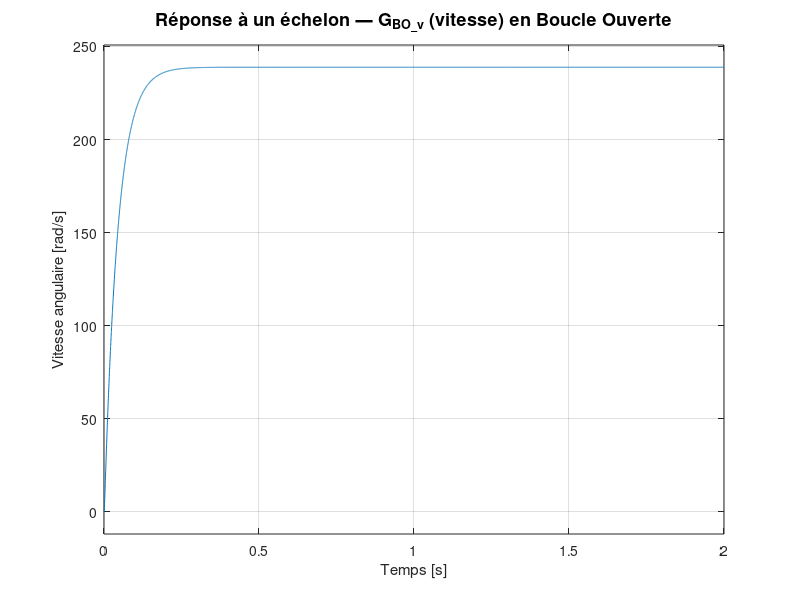
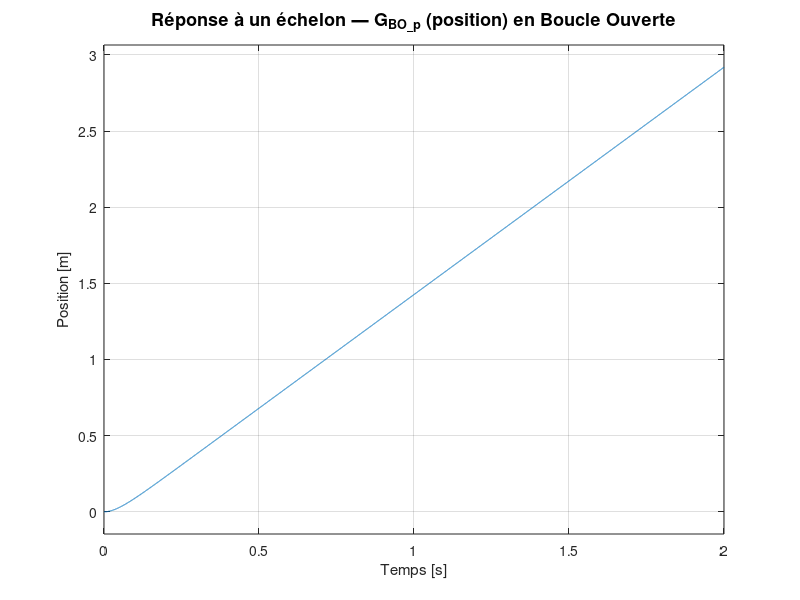
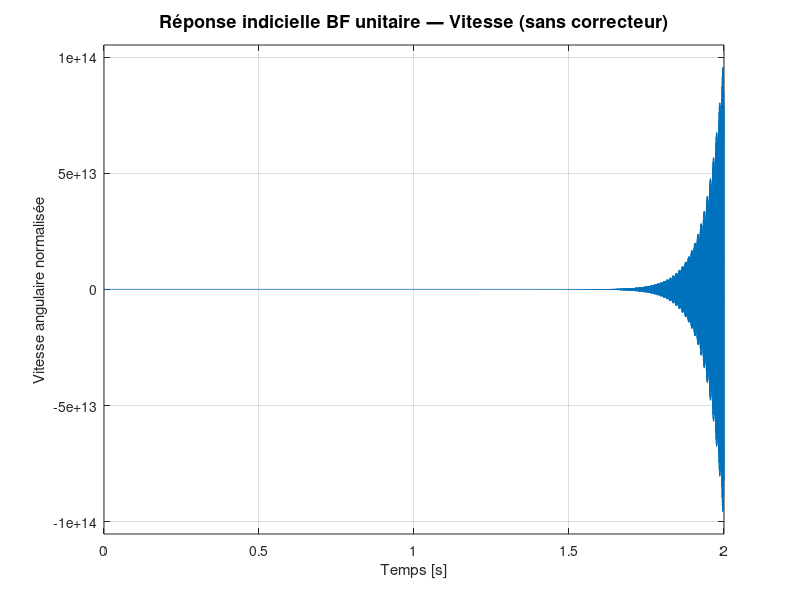
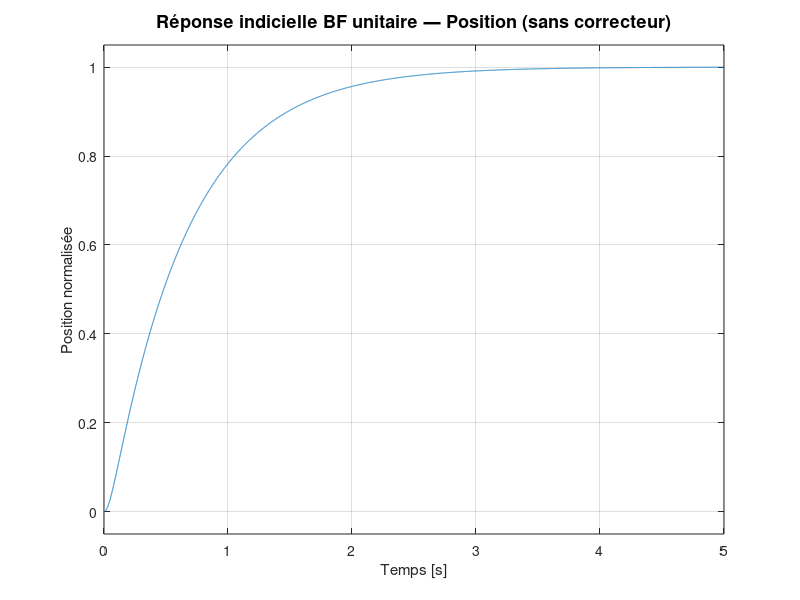

MATLAB code for these plots, in order: (Note: this script raises an error after producing the figures.)
%% GEI1013 — MODULE 3 : Analyse temporelle
%
%  NOTIONS ABORDÉES :
%    - Réponse indicielle en boucle ouverte (BO) et boucle fermée (BF)
%    - Dépassement D%, temps de réponse Ts (5%), temps de montée Tm
%    - Classe du système (nombre d'intégrateurs en BO)
%    - Gain statique Kp (classe 0) et gain de vitesse Kv (classe 1)
%    - Erreur statique à un échelon et erreur de traînage à une rampe
%    - Théorème de la valeur finale
%
%  PRÉREQUIS : Exécuter 01_Modelisation_Systeme/01_modelisation.m d'abord

clear; clc; close all;

fprintf('================================================================\n');
fprintf('  GEI1013 - Module 3 : Analyse temporelle\n');
fprintf('================================================================\n\n');

%% CHARGEMENT DU MODÈLE
if exist('../01_Modelisation_Systeme/modele_systeme.mat', 'file')
    load('../01_Modelisation_Systeme/modele_systeme.mat');
else
    uB=24; Lm=1.577e-3; Rm=1.3; km=0.0742; kv=0.0742;
    Jr=1.558e-4; M=2.5; G=20; r=0.125; Bm=0.0015;
    Cf=300e-6; Lf=50e-6; Rf=100e3; k_elas=50;
    Jm = Jr + M*(r^2)/(G^2);
    s  = tf('s');
    den_filtre = Lf*Cf*s^2 + (Lf/Rf)*s + 1;
    G_conv = uB/den_filtre; Z_conv = (Lf*s)/den_filtre;
    den_mot = (Lm*s+Rm)*(Jm*s+Bm) + km*kv;
    Y_mot = (Jm*s+Bm)/den_mot; G_mot = km/den_mot;
    G_Uc_alpha = minreal(G_conv/(1+Z_conv*Y_mot));
    G_BO_v = minreal(G_mot*G_Uc_alpha);
    G_BO_p = minreal(G_BO_v * (r/(G*s)));
end

%% -----------------------------------------------------------------------
%  SECTION 1 : CLASSE DU SYSTÈME ET ERREURS STATIQUES
%
%  La CLASSE est le nombre d'intégrateurs (1/s^k) dans la boucle ouverte.
%
%  Pour un système en boucle fermée unitaire :
%    T(s) = G(s)/(1+G(s))
%
%  Erreur en régime permanent à un échelon unitaire :
%    ε(∞) = 1 / (1 + lim[s→0] G(s))
%         = 1 / (1 + Kp)     [Kp : gain statique de la BO]
%
%  Classe 0 : Kp = G(0) est FINI  → erreur ≠ 0
%  Classe 1 : G(0) = ∞ (1 pôle en s=0) → erreur = 0 à l'échelon
%             mais erreur à une rampe = 1/Kv, avec Kv = lim[s→0] s·G(s)
% ------------------------------------------------------------------------

fprintf('--- Classe du système et erreurs statiques ---\n\n');

% ----- Boucle vitesse (CLASSE 0) -----
Kp_v = dcgain(G_BO_v);   % Kp = G_BO_v(0)
erreur_stat_v = 1 / (1 + Kp_v);

fprintf('Boucle VITESSE — G_BO_v :\n');
fprintf('  Classe : 0  (pas d''intégrateur en BO)\n');
fprintf('  Gain statique Kp = G_BO_v(0) = %.4f\n', Kp_v);
fprintf('  Erreur statique à un échelon = 1/(1+Kp) = %.2f %%\n', erreur_stat_v*100);
fprintf('  → Un INTÉGRATEUR dans le correcteur est nécessaire pour ε = 0\n\n');

% ----- Boucle position (CLASSE 1) -----
% G_BO_p a un intégrateur 1/s (cinématique), donc G_BO_p(0) = ∞
% On calcule Kv = lim[s→0] s·G_BO_p(s)
s_sym = tf('s');
Kv_p = dcgain(s_sym * G_BO_p);   % Kv = lim[s→0] s·G_BO_p(s)

fprintf('Boucle POSITION — G_BO_p :\n');
fprintf('  Classe : 1  (1 intégrateur cinématique r/(G·s))\n');
fprintf('  Erreur à un échelon de position = 0  (classe ≥ 1)\n');
fprintf('  Gain de vitesse  Kv = lim[s→0]s·G_BO_p(s) = %.4f [1/s]\n', Kv_p);
fprintf('  Erreur de traînage (rampe) = 1/Kv = %.4f m/(m/s)\n\n', 1/Kv_p);

%% -----------------------------------------------------------------------
%  SECTION 2 : RÉPONSE INDICIELLE EN BOUCLE OUVERTE
%
%  On applique un échelon unitaire à l'entrée et on observe la sortie.
%  En BO, il n'y a PAS de rétroaction : le système ne se "corrige" pas.
%
%  Valeur finale (théorème de la valeur finale) :
%    y(∞) = lim[s→0] s · Y(s) = lim[s→0] s · G(s)/s = G(0)
%
%  Pour G_BO_p : G(0) = ∞ (classe 1), donc la sortie diverge en BO.
% ------------------------------------------------------------------------

fprintf('--- Réponse indicielle en boucle ouverte ---\n\n');

% Figure 1 : BO vitesse
figure('Name', 'Fig.1 - Réponse indicielle BO vitesse', 'NumberTitle', 'off');
step(G_BO_v, 2);
title('Réponse à un échelon — G_{BO\_v} (vitesse) en Boucle Ouverte', 'FontSize', 13);
xlabel('Temps [s]'); ylabel('Vitesse angulaire [rad/s]'); grid on;

% Figure 2 : BO position
figure('Name', 'Fig.2 - Réponse indicielle BO position', 'NumberTitle', 'off');
step(G_BO_p, 2);
title('Réponse à un échelon — G_{BO\_p} (position) en Boucle Ouverte', 'FontSize', 13);
xlabel('Temps [s]'); ylabel('Position [m]'); grid on;

%% -----------------------------------------------------------------------
%  SECTION 3 : RÉPONSE INDICIELLE EN BOUCLE FERMÉE UNITAIRE
%
%  La boucle fermée T(s) = G(s)/(1+G(s)) compare la sortie à la référence
%  et corrige l'erreur automatiquement.
%
%  Indicateurs de performance :
%    D%  = (y_max - y_inf) / y_inf × 100   [dépassement]
%    Ts  = temps pour que |y-y_inf| < 5%   [temps de réponse à 5%]
%    Tm  = temps de 10% à 90% de y_inf     [temps de montée]
% ------------------------------------------------------------------------

fprintf('--- Réponse indicielle en boucle fermée (retour unitaire, sans correcteur) ---\n\n');

T_v_BF = feedback(G_BO_v, 1);
T_p_BF = feedback(G_BO_p, 1);

% Figure 3 : BF vitesse
figure('Name', 'Fig.3 - Réponse indicielle BF vitesse', 'NumberTitle', 'off');
step(T_v_BF, 2);
title('Réponse indicielle BF unitaire — Vitesse (sans correcteur)', 'FontSize', 13);
xlabel('Temps [s]'); ylabel('Vitesse angulaire normalisée'); grid on;

% Figure 4 : BF position
figure('Name', 'Fig.4 - Réponse indicielle BF position', 'NumberTitle', 'off');
step(T_p_BF, 5);
title('Réponse indicielle BF unitaire — Position (sans correcteur)', 'FontSize', 13);
xlabel('Temps [s]'); ylabel('Position normalisée'); grid on;

%% -----------------------------------------------------------------------
%  SECTION 4 : INDICATEURS DE PERFORMANCE TEMPORELLE
% ------------------------------------------------------------------------

fprintf('================================================================\n');
fprintf('  RÉSULTATS : Indicateurs de performance (BF sans correcteur)\n');
fprintf('================================================================\n\n');

info_v = stepinfo(T_v_BF);
fprintf('Boucle VITESSE en BF :\n');
fprintf('  Dépassement       D%%  = %.2f %%\n', info_v.Overshoot);
fprintf('  Temps de montée   Tm  = %.4f s\n', info_v.RiseTime);
fprintf('  Temps de réponse  Ts  = %.4f s  (±5%%)\n', info_v.SettlingTime);
fprintf('  Valeur finale         = %.4f  (≠ 1 car erreur statique)\n\n', ...
        dcgain(T_v_BF));

info_p = stepinfo(T_p_BF);
fprintf('Boucle POSITION en BF :\n');
fprintf('  Dépassement       D%%  = %.2f %%\n', info_p.Overshoot);
fprintf('  Temps de montée   Tm  = %.4f s\n', info_p.RiseTime);
fprintf('  Temps de réponse  Ts  = %.4f s  (±5%%)\n', info_p.SettlingTime);
fprintf('  Valeur finale         ≈ 1  (classe 1 → erreur = 0)\n\n');

fprintf('  ⚠ Ces performances sont SANS correcteur.\n');
fprintf('    Elles ne respectent pas nécessairement les spécifications.\n');
fprintf('    → Passer au Module 4 pour synthétiser les correcteurs.\n\n');

fprintf('→ Module 3 terminé.\n');
